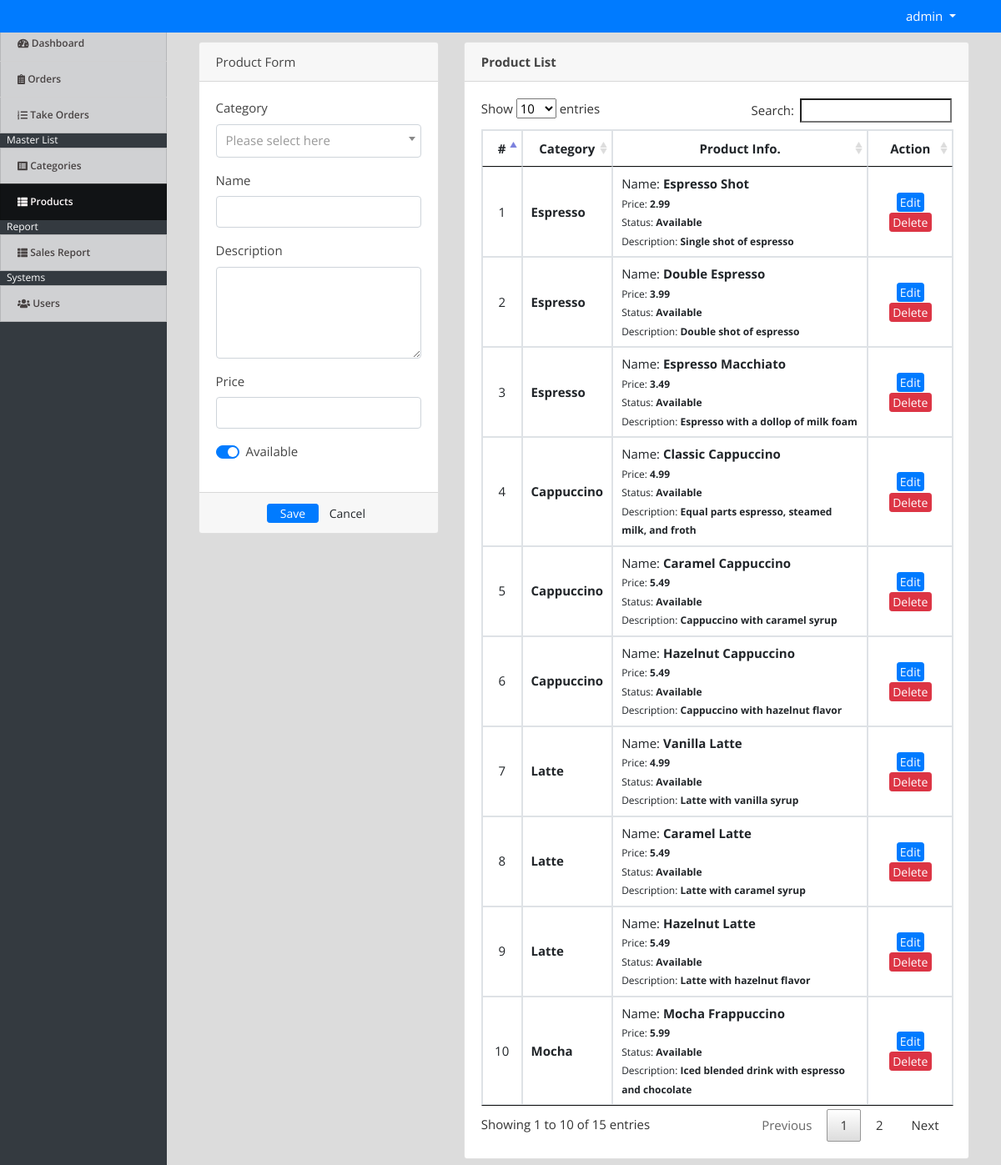
Screenshot of /index.php?page=products (signed in) with the database file from the repository.
### tables this page shows
CREATE TABLE `products` (
  `id` int(30) NOT NULL,
  `category_id` int(30) NOT NULL,
  `name` varchar(200) NOT NULL,
  `description` text NOT NULL,
  `price` float NOT NULL,
  `status` tinyint(1) NOT NULL DEFAULT 1 COMMENT '0=Unavailable,1=Available'
);

### products.php (the view, shortened to what this page needs)
<?php include('db_connect.php');?>
<div class="container-fluid">
    <div class="col-lg-12">
        <div class="row">
            <div class="col-md-4">
                <form method="post" action="">
                    <div class="card">
                        <div class="card-header">
                            Product Form
                        </div>
                        <div class="card-body">
                            <div class="form-group">
                                <label class="control-label">Category</label>
                                    <?php
                                    $qry = $conn->query("SELECT * FROM categories order by name asc");
                                    while ($row = $qry->fetch_assoc()) :
                                        $cname[$row['id']] = ucwords($row['name']);
                                    ?>
                                    <?php endwhile; ?>
                            </div>
                            <div class="form-group">
                                <label class="control-label">Name</label>
                                <input type="text" class="form-control" name="name">
                            </div>
                            <div class="form-group">
                                <label class="control-label">Description</label>
                                <textarea name="description" id="description" cols="30" rows="4" class="form-control"></textarea>
                            </div>
                            <div class="form-group">
                                <label class="control-label">Price</label>
                                <input type="number" class="form-control text-right" name="price">
                            </div>
                            <div class="form-group">
                                <div class="custom-control custom-switch">
                                    <label class="custom-control-label" for="status">Available</label>
                                </div>
                            </div>
                        </div>
                        <div class="card-footer">
                            <div class="row">
                                <div class="col-md-12">
                                    <button class="btn btn-sm btn-primary col-sm-3 offset-md-3" type="submit" name="save">Save</button>
                                    <button class="btn btn-sm btn-default col-sm-3" type="submit" name="cancel">Cancel</button>
                                </div>
                            </div>
                        </div>
                    </div>
                </form>
            </div>
			<div class="col-md-8">
                <div class="card">
                    <div class="card-header">
                        <b>Product List</b>
                    </div>
                    <div class="card-body">
                        <table class="table table-bordered table-hover">
                            <thead>
                                <tr>
                                    <th class="text-center">#</th>
                                    <th class="text-center">Category</th>
                                    <th class="text-center">Product Info.</th>
                                    <th class="text-center">Action</th>
                                </tr>
                            </thead>
                            <tbody>
                                <?php
                                $i = 1;
                                $product = $conn->query("SELECT * FROM products order by id asc");
                                while ($row = $product->fetch_assoc()) :
                                ?>
								<tr>
									<td class="text-center"><?php echo $i++ ?></td>
									<td class="">
										<p><b><?php echo $cname[$row['category_id']] ?></b></p>
									</td>
									<td class="">
										<p>Name: <b><?php echo $row['name'] ?></b></p>
										<p><small>Price: <b><?php echo number_format($row['price'], 2) ?></b></small></p>
										<p><small>Status: <b><?php echo $row['status'] == 1 ? " Available" : "Unavailable" ?></b></small></p>
										<p><small>Description: <b><?php echo $row['description'] ?></b></small></p>
									</td>
									<td class="text-center">
										<button class="btn btn-sm btn-primary edit_product" type="button"
											data-id="<?php echo $row['id'] ?>"
											data-description="<?php echo $row['description'] ?>"
											data-name="<?php echo $row['name'] ?>"
											data-price="<?php echo $row['price'] ?>"
											data-status="<?php echo $row['status'] ?>"
											data-category_id="<?php echo $row['category_id'] ?>">Edit</button>
										<button class="btn btn-sm btn-danger delete_product" type="button" data-id="<?php echo $row['id'] ?>">Delete</button>
									</td>
								</tr>
								<?php endwhile; ?>
							</tbody>
						</table>
					</div>
				</div>
			</div>
		</div>
	</div>
</div>

### index.php (shortened to what this page needs)
<!DOCTYPE html>
<html lang="en">
<head>
<?php
 include('./header.php');
 ?>
</head>
<body>
	<?php include 'topbar.php' ?>
	<?php include 'navbar.php' ?>
  <main id="view-panel" >
      <?php $page = isset($_GET['page']) ? $_GET['page'] :'home'; ?>
  	<?php include $page.'.php' ?>
  </main>
</body>
</html>

### header.php (shortened to what this page needs)
  <link rel="stylesheet" href="assets/font-awesome/css/all.min.css">
<link href="assets/vendor/bootstrap/css/bootstrap.min.css" rel="stylesheet">
<link href="assets/vendor/icofont/icofont.min.css" rel="stylesheet">
<link href="assets/vendor/boxicons/css/boxicons.min.css" rel="stylesheet">
<link href="assets/vendor/venobox/venobox.css" rel="stylesheet">
<link href="assets/vendor/animate.css/animate.min.css" rel="stylesheet">
<link href="assets/vendor/remixicon/remixicon.css" rel="stylesheet">
<link href="assets/vendor/owl.carousel/assets/owl.carousel.min.css" rel="stylesheet">
<link href="assets/vendor/bootstrap-datepicker/css/bootstrap-datepicker.min.css" rel="stylesheet">
<link href="assets/DataTables/datatables.min.css" rel="stylesheet">
<link href="assets/css/jquery.datetimepicker.min.css" rel="stylesheet">
<link href="assets/css/select2.min.css" rel="stylesheet">
<link href="assets/css/style.css" rel="stylesheet">
<link type="text/css" rel="stylesheet" href="assets/css/jquery-te-1.4.0.css">

### topbar.php (shortened to what this page needs)
<nav class="navbar navbar-light fixed-top bg-primary" style="padding:0">
  <div class="container-fluid mt-2 mb-2">
  	<div class="col-lg-12">
	  	<div class="float-right">
        <div class=" dropdown mr-4">
            <a href="#" class="text-white dropdown-toggle"  id="account_settings" data-toggle="dropdown" aria-haspopup="true" aria-expanded="false"><?php echo $_SESSION['login_name'] ?> </a>
        </div>
      </div>
  </div>
</nav>

### navbar.php (shortened to what this page needs)
<nav id="sidebar" class='mx-lt-5 bg-dark' >
		<div class="sidebar-list">
				<a href="index.php?page=home" class="nav-item nav-home"><span class='icon-field'><i class="fa fa-tachometer-alt "></i></span> Dashboard</a>
				<a href="index.php?page=orders" class="nav-item nav-orders"><span class='icon-field'><i class="fa fa-clipboard-list "></i></span> Orders</a>
				<a href="billing/index.php" class="nav-item nav-takeorders"><span class='icon-field'><i class="fa fa-list-ol "></i></span> Take Orders</a>
				<?php if($_SESSION['login_type'] == 1): ?>
				<div class="mx-2 text-white">Master List</div>
				<a href="index.php?page=categories" class="nav-item nav-categories"><span class='icon-field'><i class="fa fa-list-alt "></i></span> Categories</a>
				<a href="index.php?page=products" class="nav-item nav-products"><span class='icon-field'><i class="fa fa-th-list "></i></span> Products</a>
				<?php endif; ?>
				<div class="mx-2 text-white">Report</div>
				<a href="index.php?page=sales_report" class="nav-item nav-sales_report"><span class='icon-field'><i class="fa fa-th-list"></i></span> Sales Report</a>
				<?php if($_SESSION['login_type'] == 1): ?>
				<div class="mx-2 text-white">Systems</div>
				<a href="index.php?page=users" class="nav-item nav-users"><span class='icon-field'><i class="fa fa-users "></i></span> Users</a>
			<?php endif; ?>
		</div>
</nav>

### assets/css/style.css (style rules this page uses)
body { font-family: "Open Sans", sans-serif; color: #444444; width: 100%; height: calc(100%); font-size: 12px; }
a { color: #1977cc; }
nav#sidebar { height: calc(100%); position: fixed; z-index: 99; left: 0; width: 200px; font-size: 12px; top: 2.5em; }
a.nav-item { position: relative; display: block; padding: .75rem 1.25rem; margin-bottom: -1px; border: 1px solid rgba(0,0,0,.125); background-color: #ffffffc4; color: #484343; font-weight: 600; }
a.nav-item:hover, .nav-item.active { background-color: #000000ad; color: #fffafa; }
main#view-panel { margin-left: 200px; width:calc(100% - 200px); margin-top: 2.8em; padding: .5em }
.btn-sm { padding: .0001rem .2rem; }

### index.php (style rules this page uses)
body { background: #80808045; font-size: 15px; }

### products.php (style rules this page uses)
td { vertical-align: middle !important; }
td p { margin:unset; }
.custom-switch { cursor: pointer; }
.custom-switch * { cursor: pointer; }

### rows the page displays
products: category "Espresso", name "Espresso Shot", price "2.99", status "Available", description "Single shot of espresso"
products: category "Espresso", name "Double Espresso", price "3.99", status "Available", description "Double shot of espresso"
products: category "Espresso", name "Espresso Macchiato", price "3.49", status "Available", description "Espresso with a dollop of milk foam"
products: category "Cappuccino", name "Classic Cappuccino", price "4.99", status "Available", description "Equal parts espresso, steamed milk, and froth"
products: category "Cappuccino", name "Caramel Cappuccino", price "5.49", status "Available", description "Cappuccino with caramel syrup"
products: category "Cappuccino", name "Hazelnut Cappuccino", price "5.49", status "Available", description "Cappuccino with hazelnut flavor"
products: category "Latte", name "Vanilla Latte", price "4.99", status "Available", description "Latte with vanilla syrup"
products: category "Latte", name "Caramel Latte", price "5.49", status "Available", description "Latte with caramel syrup"
products: category "Latte", name "Hazelnut Latte", price "5.49", status "Available", description "Latte with hazelnut flavor"
products: category "Mocha", name "Mocha Frappuccino", price "5.99", status "Available", description "Iced blended drink with espresso and chocolate"

### other values shown
$_SESSION['login_name'] "admin"
